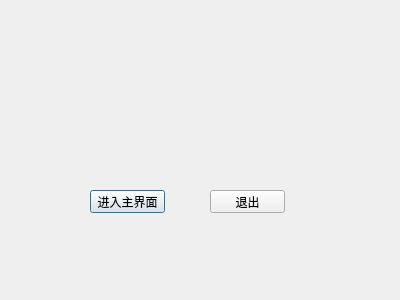
<?xml version="1.0" encoding="UTF-8"?>
<ui version="4.0">
 <class>MyDialog</class>
 <widget class="QDialog" name="MyDialog">
  <property name="geometry">
   <rect>
    <x>0</x>
    <y>0</y>
    <width>400</width>
    <height>300</height>
   </rect>
  </property>
  <property name="windowTitle">
   <string>MyDialog</string>
  </property>
  <widget class="QPushButton" name="pushButton">
   <property name="geometry">
    <rect>
     <x>90</x>
     <y>190</y>
     <width>75</width>
     <height>23</height>
    </rect>
   </property>
   <property name="text">
    <string>进入主界面</string>
   </property>
  </widget>
  <widget class="QPushButton" name="pushButton_2">
   <property name="geometry">
    <rect>
     <x>210</x>
     <y>190</y>
     <width>75</width>
     <height>23</height>
    </rect>
   </property>
   <property name="text">
    <string>退出</string>
   </property>
  </widget>
 </widget>
 <layoutdefault spacing="6" margin="11"/>
 <resources/>
 <connections>
  <connection>
   <sender>pushButton_2</sender>
   <signal>clicked()</signal>
   <receiver>MyDialog</receiver>
   <slot>close()</slot>
   <hints>
    <hint type="sourcelabel">
     <x>255</x>
     <y>201</y>
    </hint>
    <hint type="destinationlabel">
     <x>254</x>
     <y>358</y>
    </hint>
   </hints>
  </connection>
 </connections>
</ui>
